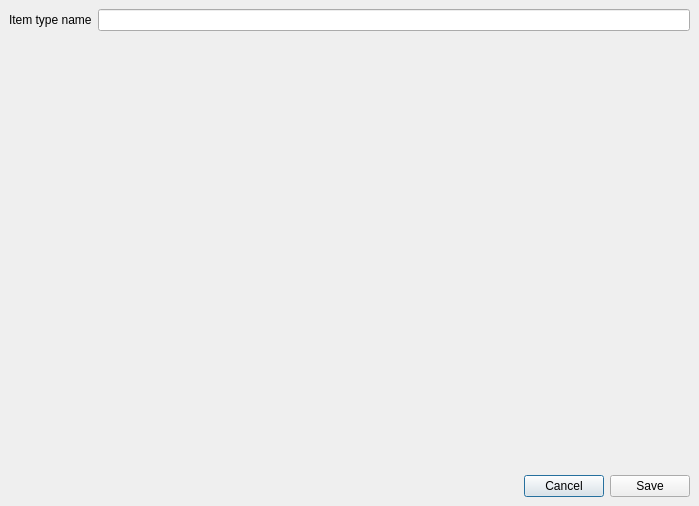
<?xml version="1.0" encoding="UTF-8"?>
<ui version="4.0">
 <class>DialogEditItemType</class>
 <widget class="QDialog" name="DialogEditItemType">
  <property name="geometry">
   <rect>
    <x>0</x>
    <y>0</y>
    <width>699</width>
    <height>506</height>
   </rect>
  </property>
  <property name="windowTitle">
   <string>Edit item type</string>
  </property>
  <layout class="QVBoxLayout" name="verticalLayout">
   <property name="spacing">
    <number>0</number>
   </property>
   <property name="leftMargin">
    <number>0</number>
   </property>
   <property name="topMargin">
    <number>0</number>
   </property>
   <property name="rightMargin">
    <number>0</number>
   </property>
   <property name="bottomMargin">
    <number>0</number>
   </property>
   <item>
    <widget class="QScrollArea" name="scrollArea">
     <property name="frameShape">
      <enum>QFrame::NoFrame</enum>
     </property>
     <property name="widgetResizable">
      <bool>true</bool>
     </property>
     <widget class="QWidget" name="scrollAreaWidgetContents">
      <property name="geometry">
       <rect>
        <x>0</x>
        <y>0</y>
        <width>699</width>
        <height>465</height>
       </rect>
      </property>
      <layout class="QFormLayout" name="formLayout">
       <item row="0" column="0">
        <widget class="QLabel" name="label_3">
         <property name="text">
          <string>Item type name</string>
         </property>
        </widget>
       </item>
       <item row="0" column="1">
        <widget class="QLineEdit" name="lineEditItemTypeName"/>
       </item>
      </layout>
     </widget>
    </widget>
   </item>
   <item>
    <widget class="QWidget" name="widget" native="true">
     <layout class="QHBoxLayout" name="horizontalLayout_2">
      <item>
       <spacer name="horizontalSpacer">
        <property name="orientation">
         <enum>Qt::Horizontal</enum>
        </property>
        <property name="sizeHint" stdset="0">
         <size>
          <width>40</width>
          <height>20</height>
         </size>
        </property>
       </spacer>
      </item>
      <item>
       <widget class="QPushButton" name="pushButtonCancel">
        <property name="text">
         <string>Cancel</string>
        </property>
       </widget>
      </item>
      <item>
       <widget class="QPushButton" name="pushButtonSave">
        <property name="text">
         <string>Save</string>
        </property>
       </widget>
      </item>
     </layout>
    </widget>
   </item>
  </layout>
 </widget>
 <tabstops>
  <tabstop>scrollArea</tabstop>
 </tabstops>
 <resources/>
 <connections/>
</ui>
